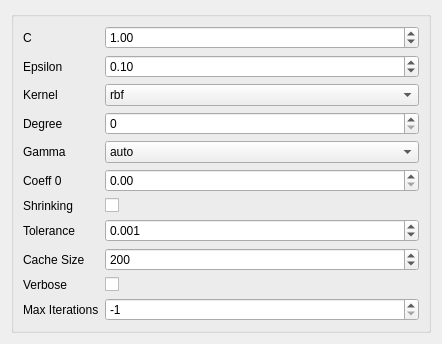
<?xml version="1.0" encoding="UTF-8"?>
<ui version="4.0">
 <class>Form</class>
 <widget class="QWidget" name="Form">
  <property name="geometry">
   <rect>
    <x>0</x>
    <y>0</y>
    <width>442</width>
    <height>300</height>
   </rect>
  </property>
  <property name="windowTitle">
   <string>Form</string>
  </property>
  <layout class="QVBoxLayout" name="verticalLayout">
   <item>
    <widget class="QGroupBox" name="formGroupBox">
     <layout class="QFormLayout" name="formLayout">
      <property name="fieldGrowthPolicy">
       <enum>QFormLayout::AllNonFixedFieldsGrow</enum>
      </property>
      <item row="0" column="0">
       <widget class="QLabel" name="cLabel">
        <property name="text">
         <string>C</string>
        </property>
       </widget>
      </item>
      <item row="0" column="1">
       <widget class="QDoubleSpinBox" name="cDoubleSpinBox">
        <property name="value">
         <double>1.000000000000000</double>
        </property>
       </widget>
      </item>
      <item row="1" column="0">
       <widget class="QLabel" name="epsilonLabel">
        <property name="text">
         <string>Epsilon</string>
        </property>
       </widget>
      </item>
      <item row="1" column="1">
       <widget class="QDoubleSpinBox" name="epsilonDoubleSpinBox">
        <property name="value">
         <double>0.100000000000000</double>
        </property>
       </widget>
      </item>
      <item row="2" column="0">
       <widget class="QLabel" name="kernelLabel">
        <property name="text">
         <string>Kernel</string>
        </property>
       </widget>
      </item>
      <item row="2" column="1">
       <widget class="QComboBox" name="kernelComboBox">
        <item>
         <property name="text">
          <string>rbf</string>
         </property>
        </item>
        <item>
         <property name="text">
          <string>poly</string>
         </property>
        </item>
        <item>
         <property name="text">
          <string>sigmoid</string>
         </property>
        </item>
        <item>
         <property name="text">
          <string>linear</string>
         </property>
        </item>
        <item>
         <property name="text">
          <string>precomputed</string>
         </property>
        </item>
       </widget>
      </item>
      <item row="3" column="0">
       <widget class="QLabel" name="degreeLabel">
        <property name="text">
         <string>Degree</string>
        </property>
       </widget>
      </item>
      <item row="3" column="1">
       <widget class="QSpinBox" name="degreeSpinBox"/>
      </item>
      <item row="4" column="0">
       <widget class="QLabel" name="gammaLabel">
        <property name="text">
         <string>Gamma</string>
        </property>
       </widget>
      </item>
      <item row="4" column="1">
       <widget class="QComboBox" name="gammaComboBox">
        <item>
         <property name="text">
          <string>auto</string>
         </property>
        </item>
        <item>
         <property name="text">
          <string>rbf</string>
         </property>
        </item>
        <item>
         <property name="text">
          <string>poly</string>
         </property>
        </item>
        <item>
         <property name="text">
          <string>sigmoid</string>
         </property>
        </item>
       </widget>
      </item>
      <item row="5" column="0">
       <widget class="QLabel" name="coeff0Label">
        <property name="text">
         <string>Coeff 0</string>
        </property>
       </widget>
      </item>
      <item row="5" column="1">
       <widget class="QDoubleSpinBox" name="coeff0DoubleSpinBox"/>
      </item>
      <item row="6" column="0">
       <widget class="QLabel" name="shrinkingLabel">
        <property name="text">
         <string>Shrinking</string>
        </property>
       </widget>
      </item>
      <item row="6" column="1">
       <widget class="QCheckBox" name="shrinkingCheckBox"/>
      </item>
      <item row="7" column="0">
       <widget class="QLabel" name="toleranceLabel">
        <property name="text">
         <string>Tolerance</string>
        </property>
       </widget>
      </item>
      <item row="7" column="1">
       <widget class="QDoubleSpinBox" name="toleranceDoubleSpinBox">
        <property name="decimals">
         <number>3</number>
        </property>
        <property name="value">
         <double>0.001000000000000</double>
        </property>
       </widget>
      </item>
      <item row="8" column="0">
       <widget class="QLabel" name="cacheSizeLabel">
        <property name="text">
         <string>Cache Size</string>
        </property>
       </widget>
      </item>
      <item row="8" column="1">
       <widget class="QSpinBox" name="cacheSizeSpinBox">
        <property name="maximum">
         <number>999</number>
        </property>
        <property name="value">
         <number>200</number>
        </property>
       </widget>
      </item>
      <item row="9" column="0">
       <widget class="QLabel" name="verboseLabel">
        <property name="text">
         <string>Verbose</string>
        </property>
       </widget>
      </item>
      <item row="9" column="1">
       <widget class="QCheckBox" name="verboseCheckBox"/>
      </item>
      <item row="10" column="0">
       <widget class="QLabel" name="maxIterationsLabel">
        <property name="text">
         <string>Max Iterations</string>
        </property>
       </widget>
      </item>
      <item row="10" column="1">
       <widget class="QSpinBox" name="maxIterationsSpinBox">
        <property name="minimum">
         <number>-1</number>
        </property>
        <property name="maximum">
         <number>9999999</number>
        </property>
        <property name="value">
         <number>-1</number>
        </property>
       </widget>
      </item>
     </layout>
    </widget>
   </item>
  </layout>
 </widget>
 <resources/>
 <connections/>
</ui>
